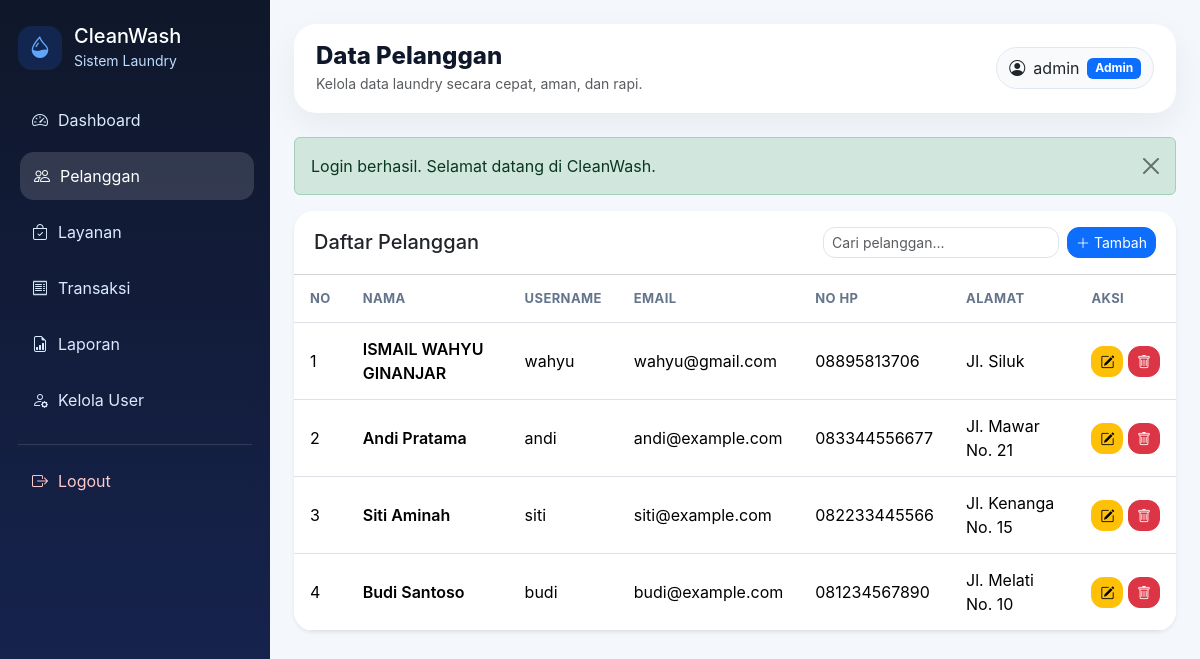
The app's page /index.php?page=admin/pelanggan (signed in) with its own data.
### tables this page shows
CREATE TABLE `pelanggan` (
  `id` int(11) NOT NULL,
  `user_id` int(11) NOT NULL,
  `nama` varchar(100) NOT NULL,
  `no_hp` varchar(20) NOT NULL,
  `alamat` text NOT NULL,
  `created_at` timestamp NOT NULL DEFAULT current_timestamp(),
  `updated_at` timestamp NOT NULL DEFAULT current_timestamp() ON UPDATE current_timestamp()
);

CREATE TABLE `users` (
  `id` int(11) NOT NULL,
  `username` varchar(50) NOT NULL,
  `email` varchar(100) NOT NULL,
  `password` varchar(255) NOT NULL,
  `role` enum('admin','pelanggan') NOT NULL,
  `created_at` timestamp NOT NULL DEFAULT current_timestamp(),
  `updated_at` timestamp NOT NULL DEFAULT current_timestamp() ON UPDATE current_timestamp()
);

### controllers/BaseController.php (called while the page is built, shortened)
<?php
abstract class BaseController
{
    protected function view(string $view, array $data = []): void
    {
        extract($data);
        $viewFile = __DIR__ . '/../views/' . $view . '.php';
        require __DIR__ . '/../views/layouts/header.php';
        require $viewFile;
        require __DIR__ . '/../views/layouts/footer.php';
    }
}

### controllers/PelangganController.php (called while the page is built, shortened)
<?php
class PelangganController extends BaseController
{
    private Pelanggan $pelangganModel;
    public function __construct(mysqli $db, Auth $auth)
    {
        $this->pelangganModel = new Pelanggan($db);
    }
    public function index(): void
    {
        $keyword = trim($_GET['q'] ?? '');
        $this->view('admin/pelanggan/index', [
            'title' => 'Data Pelanggan',
            'pelanggan' => $this->pelangganModel->getAll($keyword),
            'keyword' => $keyword,
        ]);
    }
}

### index.php (called while the page is built, shortened)
<?php
require_once __DIR__ . '/config/helpers.php';
require_once __DIR__ . '/models/Pelanggan.php';
require_once __DIR__ . '/controllers/BaseController.php';
require_once __DIR__ . '/controllers/AdminController.php';
require_once __DIR__ . '/controllers/PelangganController.php';
try {
    $db = (new Database())->getConnection();
    $userModel = new User($db);
    $auth = new Auth($userModel);
    $page = $_GET['page'] ?? 'login';
    match ($page) {
        'login' => (new AuthController($db, $auth))->login(),
        'register' => (new AuthController($db, $auth))->register(),
        'logout' => (new AuthController($db, $auth))->logout(),
        'admin/dashboard' => (new AdminController($db, $auth))->dashboard(),
        'admin/pelanggan' => (new PelangganController($db, $auth))->index(),
        'admin/pelanggan/create' => (new PelangganController($db, $auth))->create(),
        'admin/pelanggan/edit' => (new PelangganController($db, $auth))->edit(),
        'admin/pelanggan/delete' => (new PelangganController($db, $auth))->delete(),
        'admin/layanan' => (new LayananController($db, $auth))->index(),
        'admin/layanan/create' => (new LayananController($db, $auth))->create(),
        'admin/layanan/edit' => (new LayananController($db, $auth))->edit(),
        'admin/layanan/delete' => (new LayananController($db, $auth))->delete(),
        'admin/transaksi' => (new TransaksiController($db, $auth))->index(),
        'admin/transaksi/create' => (new TransaksiController($db, $auth))->create(),
        'admin/transaksi/edit' => (new TransaksiController($db, $auth))->edit(),
        'admin/transaksi/detail' => (new TransaksiController($db, $auth))->detail(),
        'admin/transaksi/status' => (new TransaksiController($db, $auth))->updateStatus(),
        'admin/transaksi/delete' => (new TransaksiController($db, $auth))->delete(),
        'admin/laporan' => (new LaporanController($db, $auth))->index(),
        'admin/users' => (new UserController($db, $auth))->index(),
        'admin/users/role' => (new UserController($db, $auth))->updateRole(),
        'pelanggan/dashboard' => (new CustomerController($db, $auth))->dashboard(),
        'pelanggan/status' => (new CustomerController($db, $auth))->status(),
        'pelanggan/riwayat' => (new CustomerController($db, $auth))->riwayat(),
        'pelanggan/profil' => (new CustomerController($db, $auth))->profil(),
        default => redirect($auth->check() ? ($_SESSION['user']['role'] === 'admin' ? 'admin/dashboard' : 'pelanggan/dashboard') : 'login'),
    };
} catch (Throwable $e) {
    http_response_code(500);
    $message = e($e->getMessage());
    ?>
    <!doctype html>
    <html lang="id">
    <head>
        <meta charset="utf-8">
        <meta name="viewport" content="width=device-width, initial-scale=1">
        <title>Kesalahan Aplikasi - CleanWash</title>
        <link href="https://cdn.jsdelivr.net/npm/bootstrap@5.3.3/dist/css/bootstrap.min.css" rel="stylesheet">
        <link href="assets/css/style.css" rel="stylesheet">
    </head>
    <body class="bg-light">
        <div class="container py-5">
            <div class="row justify-content-center">
                <div class="col-lg-7">
                    <div class="card border-0 shadow-sm">
                        <div class="card-body p-4 p-md-5">
                            <h3 class="fw-bold text-danger mb-3">Aplikasi belum bisa dijalankan</h3>
                            <p class="mb-3"><?= $message ?></p>
                            <div class="alert alert-info">
                                <strong>Solusi cepat:</strong> pastikan MySQL XAMPP aktif dan database <code>db_laundry</code> sudah dibuat dengan menjalankan script <code>database/laundry.sql</code> melalui CMD/Shell XAMPP.
                            </div>
                            <a href="README.md" class="btn btn-primary">Lihat README</a>
                        </div>
                    </div>
                </div>
            </div>
        </div>
    </body>
    </html>
    <?php
}

### models/Pelanggan.php (called while the page is built, shortened)
<?php
class Pelanggan
{
    private mysqli $db;
    public function __construct(mysqli $db)
    {
        $this->db = $db;
    }
    public function getAll(string $keyword = ''): array
    {
        $keyword = trim($keyword);
        if ($keyword !== '') {
            $search = '%' . $keyword . '%';
            $sql = "SELECT p.*, u.username, u.email
                    FROM pelanggan p
                    JOIN users u ON p.user_id = u.id
                    WHERE p.nama LIKE ? OR p.no_hp LIKE ? OR u.email LIKE ?
                    ORDER BY p.id DESC";
            $stmt = $this->db->prepare($sql);
            $stmt->bind_param('sss', $search, $search, $search);
        } else {
            $sql = "SELECT p.*, u.username, u.email
                    FROM pelanggan p
                    JOIN users u ON p.user_id = u.id
                    ORDER BY p.id DESC";
            $stmt = $this->db->prepare($sql);
        }
        $stmt->execute();
        return $stmt->get_result()->fetch_all(MYSQLI_ASSOC);
    }
}

### views/admin/pelanggan/index.php (the view, shortened to what this page needs)
<div class="card border-0 shadow-sm">
    <div class="card-header bg-white d-flex flex-column flex-md-row gap-2 justify-content-between align-items-md-center">
        <h5 class="mb-0">Daftar Pelanggan</h5>
        <div class="d-flex gap-2">
            <form class="d-flex" method="get">
                <input type="search" name="q" value="<?= e($keyword) ?>" class="form-control form-control-sm" placeholder="Cari pelanggan...">
            </form>
            <a href="index.php?page=admin/pelanggan/create" class="btn btn-primary btn-sm"><i class="bi bi-plus-lg"></i> Tambah</a>
        </div>
    </div>
    <div class="card-body p-0">
        <div class="table-responsive">
            <table class="table table-hover align-middle mb-0">
                <thead><tr><th>No</th><th>Nama</th><th>Username</th><th>Email</th><th>No HP</th><th>Alamat</th><th>Aksi</th></tr></thead>
                <tbody>
                <?php foreach ($pelanggan as $i => $row): ?>
                    <tr>
                        <td><?= $i + 1 ?></td>
                        <td class="fw-semibold"><?= e($row['nama']) ?></td>
                        <td><?= e($row['username']) ?></td>
                        <td><?= e($row['email']) ?></td>
                        <td><?= e($row['no_hp']) ?></td>
                        <td><?= e($row['alamat']) ?></td>
                        <td class="text-nowrap">
                            <a class="btn btn-warning btn-sm" href="index.php?page=admin/pelanggan/edit&id=<?= e($row['id']) ?>"><i class="bi bi-pencil-square"></i></a>
                            <a class="btn btn-danger btn-sm btn-delete" href="index.php?page=admin/pelanggan/delete&id=<?= e($row['id']) ?>"><i class="bi bi-trash"></i></a>
                        </td>
                    </tr>
                <?php endforeach; ?>
                </tbody>
            </table>
        </div>
    </div>
</div>

### assets/css/style.css (style rules this page uses)
:root { --primary: #2563eb; --primary-dark: #1e40af; --bg-soft: #f4f7fb; --sidebar: #0f172a; --text-muted: #64748b; }
* { box-sizing: border-box; }
body { background: var(--bg-soft); font-family: Inter, system-ui, -apple-system, BlinkMacSystemFont, "Segoe UI", sans-serif; }
.card { border-radius: 20px; overflow: hidden; }
.card-header { padding: 16px 20px; }
.table thead th { font-size: 13px; text-transform: uppercase; letter-spacing: .03em; color: #64748b; }
.table td, .table th { padding: 14px 16px; }
.btn { border-radius: 12px; }
.form-control, .form-select { border-radius: 12px; border-color: #dbe3ef; }

### records on screen
pelanggan: nama "ISMAIL WAHYU GINANJAR", user.username "wahyu", user.email "wahyu@gmail.com", no_hp "08895813706", alamat "Jl. Siluk"
pelanggan: nama "Andi Pratama", user.username "andi", user.email "andi@example.com", no_hp "083344556677", alamat "Jl. Mawar No. 21"
pelanggan: nama "Siti Aminah", user.username "siti", user.email "siti@example.com", no_hp "082233445566", alamat "Jl. Kenanga No. 15"
pelanggan: nama "Budi Santoso", user.username "budi", user.email "budi@example.com", no_hp "081234567890", alamat "Jl. Melati No. 10"

### other values on screen
$title "Data Pelanggan"
$user['username'] "admin"
$user['role'] "Admin"
$message "Login berhasil. Selamat datang di CleanWash."
